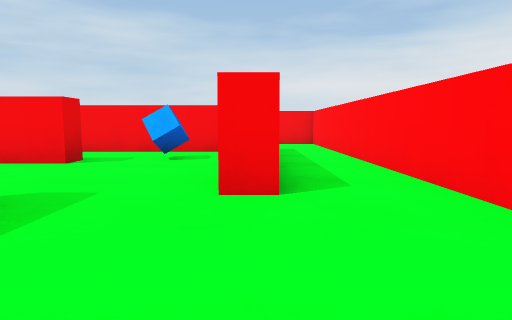
view 1 (above)

19 first-person views from a walk through a 3-D level made in the Unity game engine. The camera is 0.58 m above the floor, tilts 6° down and sees 75° across. The floor is counted in squares, 1 m on a side. Each view is taken from the middle of a square. On the plan, view 1 faces up. The plan holds only what a view shows up to about 9 squares ahead; the rest is blank. The place goes on beyond the plan. The player is left out.

view 2
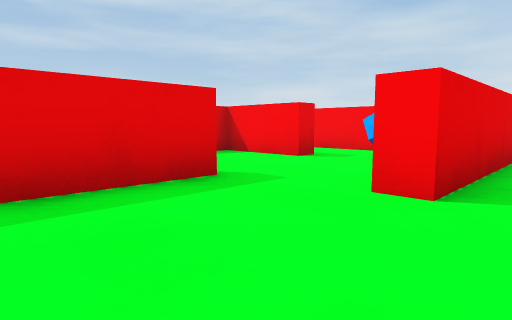

view 3
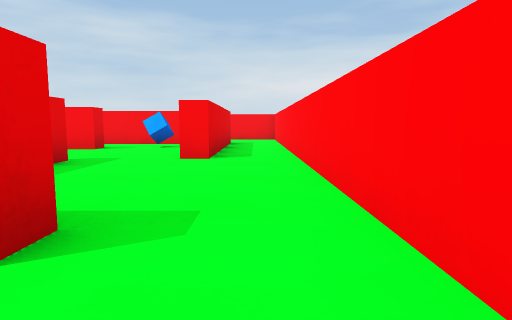

view 4
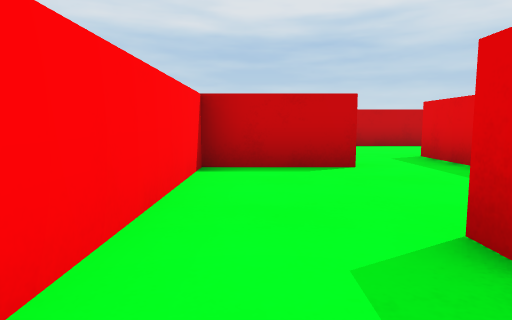

view 5
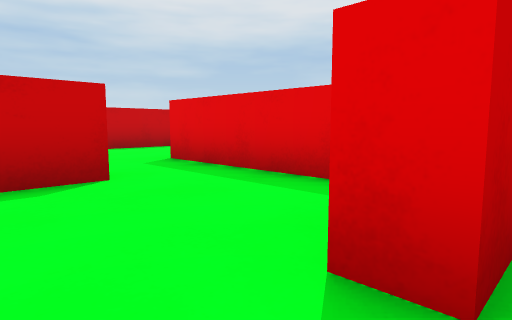

view 6
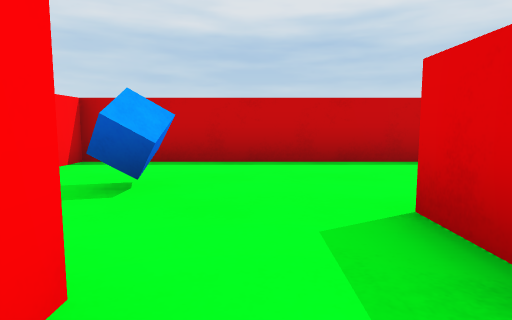

view 7
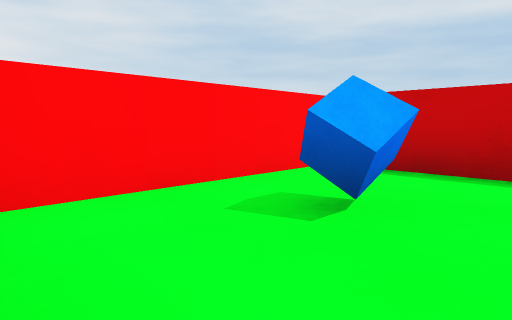

view 8
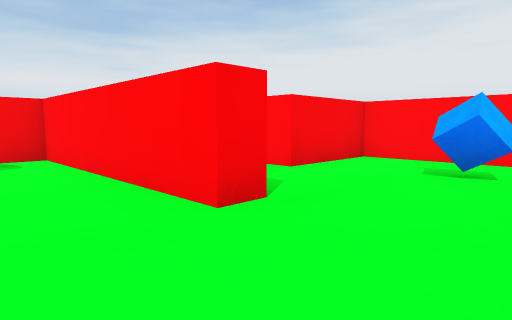

view 9
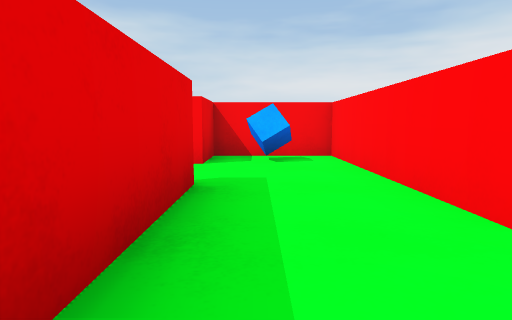

view 10
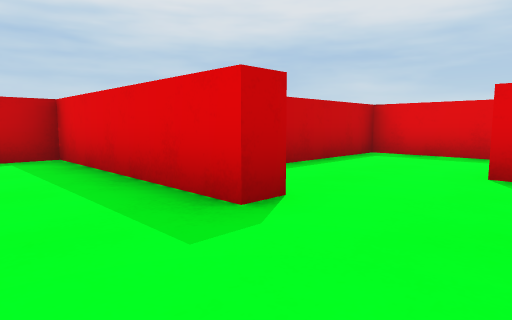

view 11
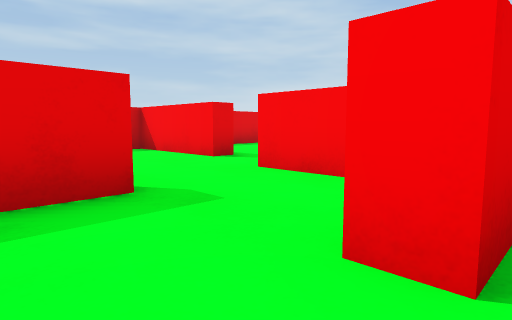

view 12
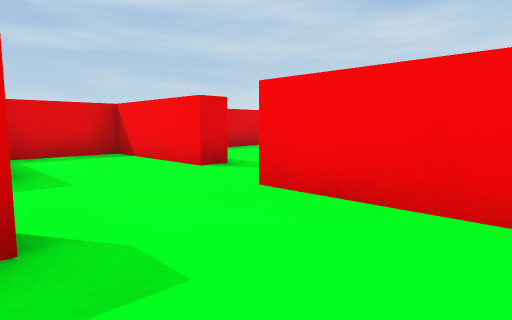

view 13
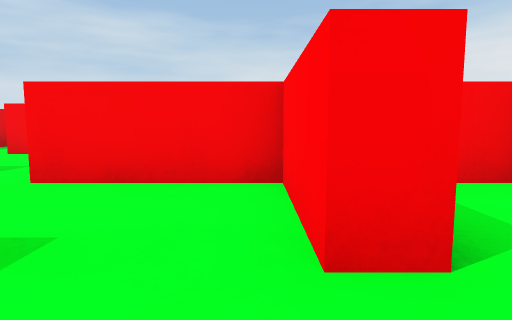

view 14
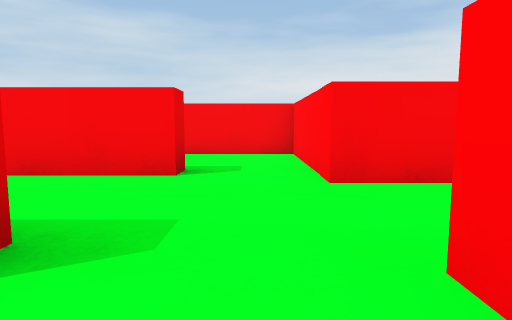

view 15
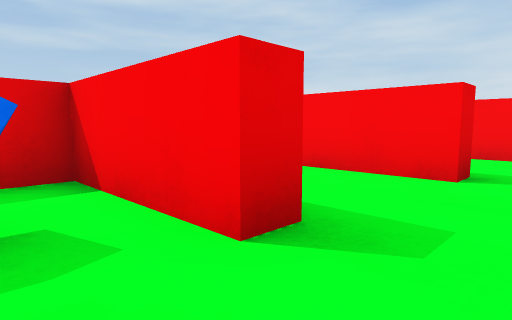

view 16
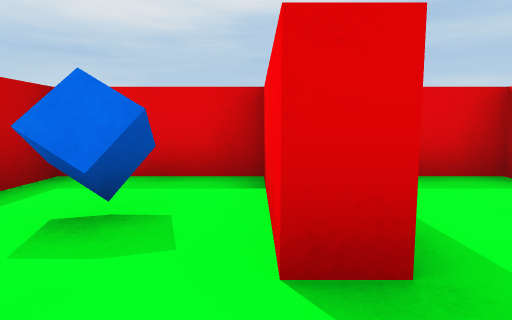

view 17
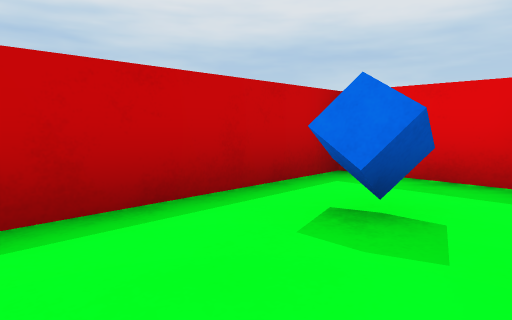

view 18
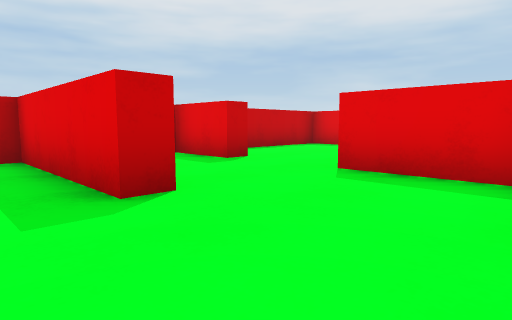

view 19
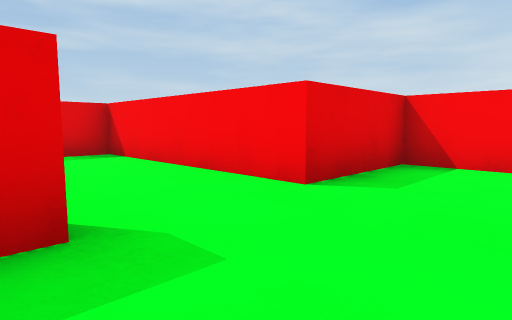

### Floor plan
Ten units are one square. View 1 is at (0, 0); x grows to the right and y downward. Boxes are objects, and circles mark ways between rooms. Rooms are numbered by the first view taken in them; rooms with no view inside come last. Other rooms are left out.
<svg viewBox="-152 -77 175 174">
<path fill="none" stroke="#000" d="M-21 29 -21 62M2 -27 -4 -27M-21 -24 -21 12 -1 12 -1 18M-4 51 -4 46 18 46 18 -26M-46 65 -46 92 -24 92M-51 48 -46 48 -46 65M-26 62 -26 17 -49 17 -49 31M-72 30 -72 37M-54 17 -60 17M-97 36 -97 62 -69 62M-72 37 -77 37 -77 17 -102 17M-122 34 -122 39 -147 39 -147 62 -112 62M-102 41 -102 36M-29 -56 -29 -50M-8 -72 -41 -72M-54 -5 -49 -5 -49 12M-26 -24 -21 -24M-29 -50 -49 -50 -49 -27 -97 -27 -97 -18M-78 12 -69 12M-21 62 -26 62M-24 92 18 92 18 51 -4 51M-119 12 -147 12 -147 30M-119 6 -119 12M-102 17 -102 -16 -130 -16"/>
<rect x="-45" y="25" width="10" height="10" fill="#bbb"><title>blue cube</title></rect>
<rect x="-135" y="45" width="10" height="10" fill="#bbb"><title>blue cube</title></rect>
<rect x="-25" y="-65" width="10" height="10" fill="#bbb"><title>blue cube</title></rect>
<rect x="-5" y="65" width="10" height="10" fill="#bbb"><title>blue cube</title></rect>
<circle cx="-10" cy="-20" r="3" fill="#2a7"/>
<circle cx="-10" cy="50" r="3" fill="#2a7"/>
<circle cx="-35" cy="55" r="3" fill="#2a7"/>
<circle cx="-20" cy="75" r="3" fill="#2a7"/>
<circle cx="-50" cy="40" r="3" fill="#2a7"/>
<circle cx="-70" cy="45" r="3" fill="#2a7"/>
<circle cx="-100" cy="25" r="3" fill="#2a7"/>
<circle cx="-115" cy="40" r="3" fill="#2a7"/>
<circle cx="-15" cy="-50" r="3" fill="#2a7"/>
<circle cx="-110" cy="10" r="3" fill="#2a7"/>
<text x="0" y="10">1</text>
<text x="-40" y="70">2</text>
<text x="-40" y="40">3</text>
<text x="-60" y="40">4</text>
<text x="-90" y="30">5</text>
<text x="-120" y="50">6</text>
<text x="-20" y="-60">7</text>
<text x="-50" y="-20">8</text>
<text x="0" y="70">9</text>
<text x="-130" y="20">10</text>
<text x="-110" y="0">11</text>
</svg>
Room 1 opens to room 8. Room 1 opens to room 9. Room 2 opens to room 3. Room 2 opens to room 9. Room 3 opens to room 4. Room 4 opens to room 5. Room 5 opens to room 10. Room 6 opens to room 10. Room 7 opens to room 8. Room 10 opens to room 11.

Where each view was taken, in squares from view 1:
view 1: 0 up, 0 right, facing up
view 2: 0 up, 1 right, facing up-left
view 3: 3 down, 1 right, facing up
view 4: 0 up, 1 right, facing down
view 5: 1 down, 1 right, facing down-left
view 6: 4 down, 1 left, facing down
view 7: 5 down, 1 left, facing down-right
view 8: 8 down, 4 left, facing up-right
view 9: 8 down, 4 left, facing up
view 10: 3 down, 3 left, facing down-left
view 11: 5 down, 7 left, facing up-left
view 12: 4 down, 8 left, facing up-left
view 13: 5 down, 8 left, facing up
view 14: 5 down, 11 left, facing up
view 15: 5 down, 11 left, facing up-left
view 16: 4 down, 11 left, facing left
view 17: 4 down, 11 left, facing down-left
view 18: 5 up, 1 left, facing down-left
view 19: 0 up, 3 left, facing up-left
